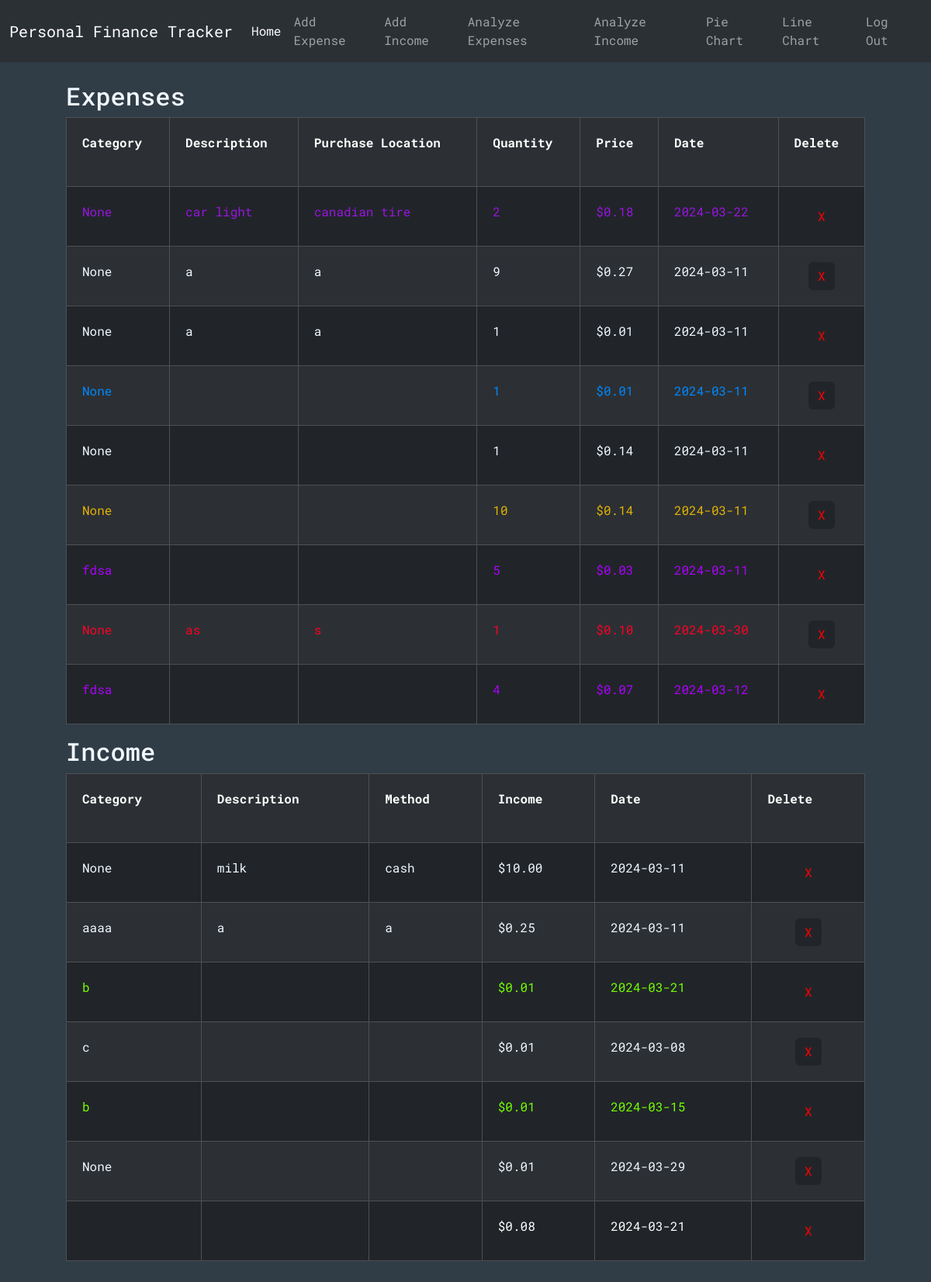
Page / (signed in) on the earlier database version.
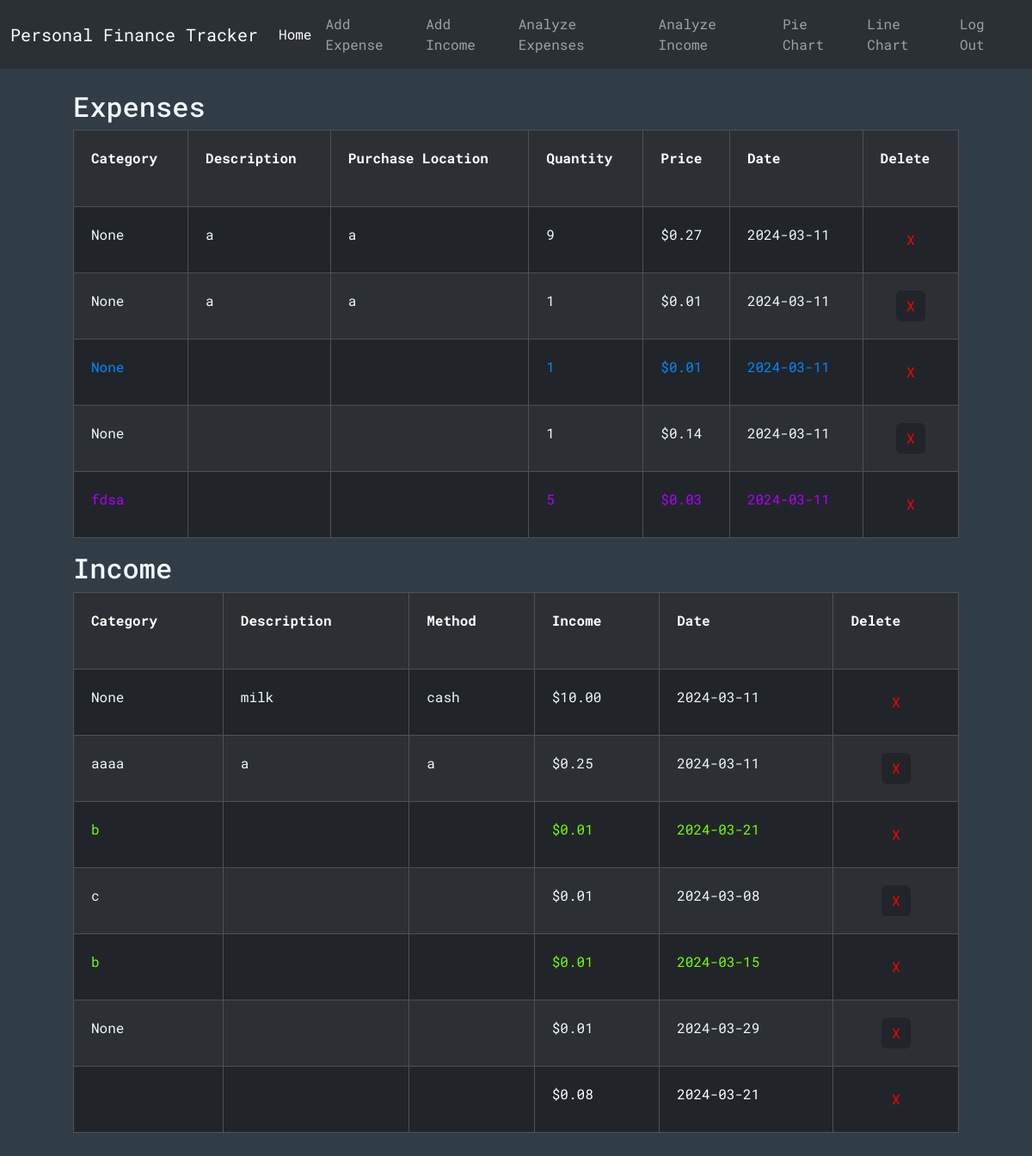
Same page on the later database version.
### tables this page shows
CREATE TABLE expenses (id INTEGER PRIMARY KEY, user_id INTEGER NOT NULL, category TEXT, description TEXT, purchaseLocation TEXT, quantity INTEGER NOT NULL, price NUMERIC NOT NULL, date TEXT NOT NULL, color TEXT, FOREIGN KEY (user_id) REFERENCES users(id));

CREATE TABLE incomes (id INTEGER PRIMARY KEY, user_id INTEGER NOT NULL, category TEXT, description TEXT, method TEXT, income NUMERIC NOT NULL, date TEXT NOT NULL, color TEXT, FOREIGN KEY (user_id) REFERENCES users(id));

### app.py (the view)
@app.route("/")
@login_required
def index():
    conn = get_db_connection()
    exps = conn.execute("SELECT * FROM expenses WHERE user_id = ?", (session["user_id"],)).fetchall()
    inc = conn.execute("SELECT * FROM incomes WHERE user_id = ?", (session["user_id"],)).fetchall()
    print(exps[1]["color"])
    conn.close()
    return render_template("index.html", expenses=exps, incomes=inc)

### helpers.py (called while the page is built)
def login_required(f):
    @wraps(f)
    def decorated_function(*args, **kwargs):
        if session.get("user_id") is None:
            return redirect("/login")
        return f(*args, **kwargs)
    return decorated_function

def get_db_connection():
    conn = sqlite3.connect('database.db')
    conn.row_factory = sqlite3.Row
    return conn

### templates/index.html (shortened to what this page needs)
{% extends "layout.html" %} {% block title %}Main{% endblock %}
{% block body %}
<div class="cont center-horizontal" style="max-width: 1300px">
  {% if expenses -%}
  <div>
    <h2>Expenses</h2>
    <div class="table-responsive">
      <table class="table table-dark table-striped table-bordered table-hover">
        <tr>
          <th scope="col">Category</th>
          <th scope="col">Description</th>
          <th scope="col">Purchase Location</th>
          <th scope="col">Quantity</th>
          <th scope="col">Price</th>
          <th scope="col">Date</th>
          <th scope="col">
            Delete
            <br />
          </th>
        </tr>
        {% for expense in expenses %}
        <tr style="color: {{expense['color']}}">
          <td style="color: {{expense['color']}}">{{ expense["category"] }}</td>
          <td style="color: {{expense['color']}}">
            {{ expense["description"] }}
          </td>
          <td style="color: {{expense['color']}}">
            {{ expense["purchaseLocation"] }}
          </td>
          <td style="color: {{expense['color']}}">{{ expense["quantity"] }}</td>
          <td style="color: {{expense['color']}}">
            {{ "$%.2f"| format(expense["price"]) }}
          </td>
          <td style="color: {{expense['color']}}">{{ expense["date"] }}</td>
          <td style="text-align: center">
            <form action="/delete" method="POST">
              <button
                type="submit"
                class="delete-btn btn btn-dark"
                style="color: red; border: 0; text-align: center"
              >
                X
              </button>
            </form>
          </td>
        </tr>
        {% endfor %}
      </table>
    </div>
  </div>
  {% else -%}
  <p>
    You have no expenses to display here. To add an expense go
    <a href="/add-expense">here</a>. In the future, use the links in the
    navigation bar on the top!
  </p>
  {% endif %}
  {% if incomes -%}
  <div>
    <h2>Income</h2>
    <div class="table-responsive">
      <table class="table table-dark table-striped table-bordered table-hover">
        <tr>
          <th scope="col">Category</th>
          <th scope="col">Description</th>
          <th scope="col">Method</th>
          <th scope="col">Income</th>
          <th scope="col">Date</th>
          <th scope="col">
            Delete
            <br />
          </th>
        </tr>
        {% for income in incomes %}
        <tr>
          <td style="color: {{income['color']}} !important">
            {{ income["category"] }}
          </td>
          <td style="color: {{income['color']}} !important">
            {{ income["description"] }}
          </td>
          <td style="color: {{income['color']}} !important">
            {{ income["method"] }}
          </td>
          <td style="color: {{income['color']}} !important">
            {{ "$%.2f"| format(income["income"]) }}
          </td>
          <td style="color: {{income['color']}} !important">
            {{ income["date"] }}
          </td>
          <td style="text-align: center">
            <form action="/delete" method="POST">
              <button
                type="submit"
                class="delete-btn btn btn-dark"
                style="color: red; border: 0; text-align: center"
              >
                X
              </button>
            </form>
          </td>
        </tr>
        {% endfor %}
      </table>
    </div>
  </div>
  {% else -%}
  <p>
    You have no income to display here. To add income go
    <a href="/add-income">here</a>. In the future, use the links in the
    navigation bar on the top!
  </p>
  {% endif %}
</div>
{%endblock %}

### templates/layout.html (shortened to what this page needs)
{% include "base.html" %}
<nav class="navbar navbar-expand-lg bg-body-tertiary" data-bs-theme="dark">
  <div class="container-fluid">
    <a class="navbar-brand" href="/">Personal Finance Tracker</a>
    <div class="collapse navbar-collapse" id="navbarSupportedContent">
      <div>
        <ul class="navbar-nav">
          <li class="nav-item" style="margin-top: auto; margin-bottom: auto">
            <a class="nav-link active" aria-current="page" href="/">Home</a>
          </li>
          <li class="nav-item">
            <a class="nav-link" href="/add-expense">Add Expense</a>
          </li>
          <li class="nav-item">
            <a class="nav-link" href="/add-income">Add Income</a>
          </li>
          <li class="nav-item">
            <a class="nav-link" href="/analyzeExpenses">Analyze Expenses</a>
          </li>
          <li class="nav-item">
            <a class="nav-link" href="/analyzeIncome">Analyze Income</a>
          </li>
          <li class="nav-item">
            <a class="nav-link" href="/pieChart">Pie Chart</a>
          </li>
          <li class="nav-item">
            <a class="nav-link" href="/lineChart">Line Chart</a>
          </li>
        </ul>
      </div>
      <div class="navbar-nav flex-end right-div">
        <a class="nav-link" href="/login">Log Out</a>
      </div>
    </div>
  </div>
</nav>
{% block body %}{% endblock %}

### templates/base.html (shortened to what this page needs)
<!DOCTYPE html>
<html lang="en">
  <head>
    <link rel="stylesheet" href="../static/styles/CSS.css" />
    <link
      href="https://cdn.jsdelivr.net/npm/bootstrap@5.3.2/dist/css/bootstrap.min.css"
      rel="stylesheet"
    />
    <link
      href="https://netdna.bootstrapcdn.com/font-awesome/3.2.1/css/font-awesome.css"
      rel="stylesheet"
    />
  </head>
  <body id="body">
  </body>
</html>

### static/styles/CSS.css (style rules this page uses)
.cont { display: flex; justify-content: center; padding: 15px; flex-direction: column; color: aliceblue; max-width: 100vw; }
.navbar-nav { z-index: 1000; }
.center-horizontal { margin: 0 auto; width: 90vw; max-width: 1200px; padding: 25px; }
.right-div { margin-left: auto; box-sizing: border-box; }
#body { background-color: rgb(48, 60, 70); font-family: "Roboto Mono", monospace; color: aliceblue; }
tr > * { padding: 20px !important; }

Differences in the rows shown:
removed expenses: category "None", description "car light", purchaseLocation "canadian tire", quantity "2", price "$0.18", date "2024-03-22", color "#9914e1" (drawn)
removed expenses: category "None", quantity "10", price "$0.14", date "2024-03-11", color "#e2b203" (drawn)
removed expenses: category "None", description "as", purchaseLocation "s", quantity "1", price "$0.10", date "2024-03-30", color "#ff0026" (drawn)
removed expenses: category "fdsa", quantity "4", price "$0.07", date "2024-03-12", color "#ae00ff" (drawn)
